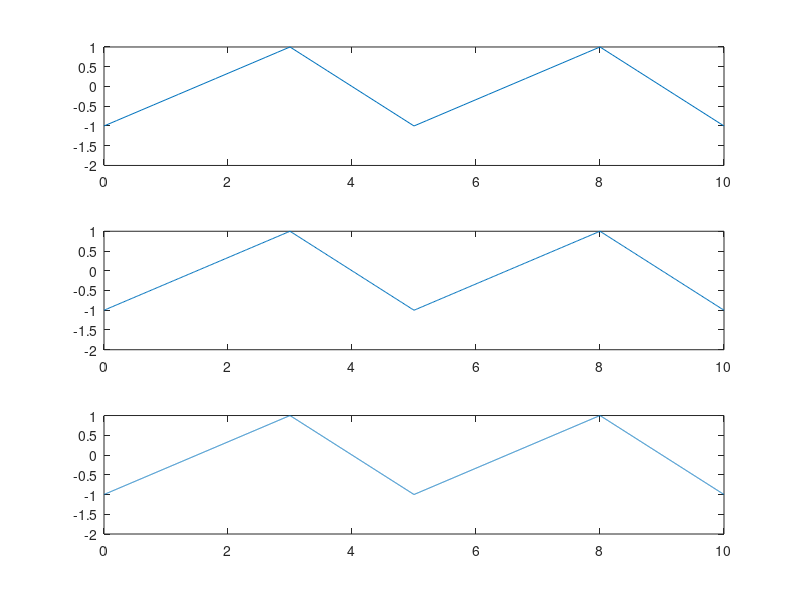

MATLAB code to generate this figure:
T0=5;
f0=1/T0;
t1=0:0.2:10;
t2=0:0.02:10;
t3=0:0.002:10;
sig1=sawtooth(t1*2*pi*f0,0.6);
sig2=sawtooth(t2*2*pi*f0,0.6);
sig3=sawtooth(t3*2*pi*f0,0.6);
%am luat al doilea parametru al functiei sawtooth 0.6 ca sa gasim panta pozitiva =2

subplot(3,1,1)
plot(t1,sig1)
ylim([-2 1])

subplot(3,1,2)
plot(t2,sig2)
ylim([-2 1])

subplot(3,1,3)
plot(t3,sig3)
ylim([-2 1])
